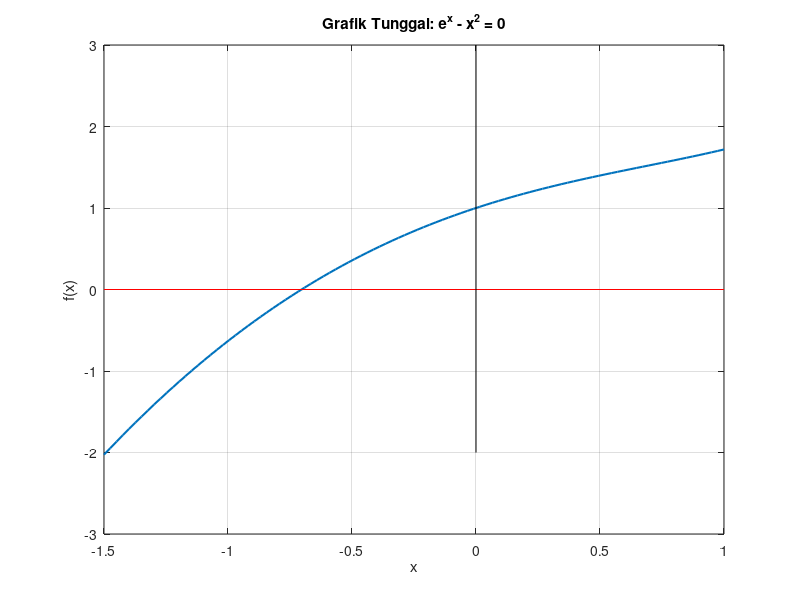

Write MATLAB code to recreate this figure. (Note: this script raises an error after producing the figure.)
% Grafik Tunggal - Persamaan 2
x = linspace(-1.5, 1, 100);
f = @(x) exp(x) - x.^2;
plot(x, f(x), 'LineWidth', 1.5); grid on;
hold on;
line([-1.5, 1], [0, 0], 'Color', 'r'); % Sumbu X
line([0, 0], [-2, 3], 'Color', 'k');   % Sumbu Y
title('Grafik Tunggal: e^x - x^2 = 0');
xlabel('x'); ylabel('f(x)');
gtext('Akar');
hold off;
